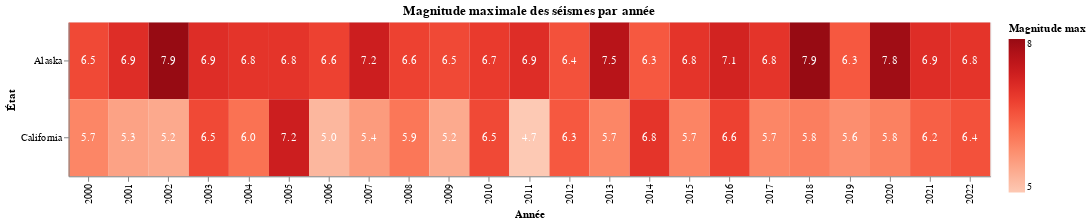

Here is the notebook cell this chart was saved with:
### Markdown cell above
# PARTIE 4: KEY FINDINGS

### Code cell
# Préparation données pour heatmap
heatmap_data = df.copy()
heatmap_data['magnitude_cat'] = pd.cut(
    heatmap_data['max_magnitude'],
    bins=[0, 3, 5, 7, 10],
    labels=['<3 (Mineur)', '3-5 (Modéré)', '5-7 (Fort)', '>7 (Majeur)']
)

heatmap = alt.Chart(heatmap_data).mark_rect().encode(
    x=alt.X('year:O', title='Année'),
    y=alt.Y('state:N', title='État'),
    color=alt.Color('max_magnitude:Q', 
                   title='Magnitude max',
                   scale=alt.Scale(scheme='reds')),
    tooltip=['year:O', 'state:N', 'max_magnitude:Q', 'n_earthquakes:Q']
).properties(
    width=chart_width,
    height=150,
    title='Magnitude maximale des séismes par année'
)

# Ajout texte
text = heatmap.mark_text(baseline='middle').encode(
    text=alt.Text('max_magnitude:Q', format='.1f'),
    color=alt.value('white')
)

heatmap_full = heatmap + text
heatmap_full

### Figure 1 — Vega-Lite specification as saved in the notebook (floating-point values rounded to 4 significant figures)
{"config": {"view": {"continuousWidth": 300, "continuousHeight": 300}}, "layer": [{"mark": {"type": "rect"}, "encoding": {"color": {"field": "max_magnitude", "scale": {"scheme": "reds"}, "title": "Magnitude max", "type": "quantitative"}, "tooltip": [{"field": "year", "type": "ordinal"}, {"field": "state", "type": "nominal"}, {"field": "max_magnitude", "type": "quantitative"}, {"field": "n_earthquakes", "type": "quantitative"}], "x": {"field": "year", "title": "Année", "type": "ordinal"}, "y": {"field": "state", "title": "État", "type": "nominal"}}, "title": "Magnitude maximale des séismes par année"}, {"mark": {"type": "text", "baseline": "middle"}, "encoding": {"color": {"value": "white"}, "text": {"field": "max_magnitude", "format": ".1f", "type": "quantitative"}, "tooltip": [{"field": "year", "type": "ordinal"}, {"field": "state", "type": "nominal"}, {"field": "max_magnitude", "type": "quantitative"}, {"field": "n_earthquakes", "type": "quantitative"}], "x": {"field": "year", "title": "Année", "type": "ordinal"}, "y": {"field": "state", "title": "État", "type": "nominal"}}, "title": "Magnitude maximale des séismes par année"}], "data": {"name": "data-ff4ec51994685c7a39602d95ec2ce3e1"}, "height": 150, "width": 900, "$schema": "https://vega.github.io/schema/vega-lite/v5.20.1.json", "datasets": {"data-ff4ec51994685c7a39602d95ec2ce3e1": [{"state": "Alaska", "state_fips": 2, "year": 2000, "n_earthquakes": 5085.0, "avg_magnitude": 2.145, "max_magnitude": 6.5, "avg_depth": 51.67, "n_properties": 2.0, "avg_price": 832000.0, "median_price": 832000.0, "avg_bedrooms": 4.0, "avg_bathrooms": 2.5, "magnitude_cat": "5-7 (Fort)"}, {"state": "Alaska", "state_fips": 2, "year": 2001, "n_earthquakes": 7609.0, "avg_magnitude": 2.018, "max_magnitude": 6.9, "avg_depth": 46.77, "n_properties": 3.0, "avg_price": 893000.0, "median_price": 650000.0, "avg_bedrooms": 5.0, "avg_bathrooms": 5.0, "magnitude_cat": "5-7 (Fort)"}, {"state": "Alaska", "state_fips": 2, "year": 2002, "n_earthquakes": 29940.0, "avg_magnitude": 1.718, "max_magnitude": 7.9, "avg_depth": 20.2, "n_properties": 2.0, "avg_price": 184500.0, "median_price": 184500.0, "avg_bedrooms": 2.5, "avg_bathrooms": 2.0, "magnitude_cat": ">7 (Majeur)"}, {"state": "Alaska", "state_fips": 2, "year": 2003, "n_earthquakes": 30100.0, "avg_magnitude": 1.622, "max_magnitude": 6.9, "avg_depth": 26.66, "n_properties": 3.0, "avg_price": 371000.0, "median_price": 319000.0, "avg_bedrooms": 3.667, "avg_bathrooms": 2.0, "magnitude_cat": "5-7 (Fort)"}, {"state": "Alaska", "state_fips": 2, "year": 2004, "n_earthquakes": 22900.0, "avg_magnitude": 1.641, "max_magnitude": 6.8, "avg_depth": 37.62, "n_properties": 11.0, "avg_price": 797900.0, "median_price": 648000.0, "avg_bedrooms": 4.636, "avg_bathrooms": 3.727, "magnitude_cat": "5-7 (Fort)"}, {"state": "Alaska", "state_fips": 2, "year": 2005, "n_earthquakes": 16890.0, "avg_magnitude": 1.838, "max_magnitude": 6.8, "avg_depth": 38.67, "n_properties": 7.0, "avg_price": 689600.0, "median_price": 579000.0, "avg_bedrooms": 5.571, "avg_bathrooms": 3.714, "magnitude_cat": "5-7 (Fort)"}, {"state": "Alaska", "state_fips": 2, "year": 2006, "n_earthquakes": 19370.0, "avg_magnitude": 1.932, "max_magnitude": 6.6, "avg_depth": 36.14, "n_properties": 10.0, "avg_price": 487500.0, "median_price": 506000.0, "avg_bedrooms": 4.4, "avg_bathrooms": 2.8, "magnitude_cat": "5-7 (Fort)"}, {"state": "Alaska", "state_fips": 2, "year": 2007, "n_earthquakes": 21540.0, "avg_magnitude": 1.816, "max_magnitude": 7.2, "avg_depth": 32.99, "n_properties": 9.0, "avg_price": 504100.0, "median_price": 499000.0, "avg_bedrooms": 4.444, "avg_bathrooms": 3.444, "magnitude_cat": ">7 (Majeur)"}, {"state": "Alaska", "state_fips": 2, "year": 2008, "n_earthquakes": 28580.0, "avg_magnitude": 1.683, "max_magnitude": 6.6, "avg_depth": 29.35, "n_properties": 8.0, "avg_price": 391800.0, "median_price": 400000.0, "avg_bedrooms": 3.875, "avg_bathrooms": 2.625, "magnitude_cat": "5-7 (Fort)"}, {"state": "Alaska", "state_fips": 2, "year": 2009, "n_earthquakes": 24040.0, "avg_magnitude": 1.602, "max_magnitude": 6.5, "avg_depth": 34.36, "n_properties": 6.0, "avg_price": 317600.0, "median_price": 300000.0, "avg_bedrooms": 2.667, "avg_bathrooms": 2.167, "magnitude_cat": "5-7 (Fort)"}, {"state": "Alaska", "state_fips": 2, "year": 2010, "n_earthquakes": 27080.0, "avg_magnitude": 1.844, "max_magnitude": 6.7, "avg_depth": 32.31, "n_properties": 9.0, "avg_price": 492300.0, "median_price": 452000.0, "avg_bedrooms": 4.0, "avg_bathrooms": 2.778, "magnitude_cat": "5-7 (Fort)"}, {"state": "Alaska", "state_fips": 2, "year": 2011, "n_earthquakes": 23910.0, "avg_magnitude": 1.661, "max_magnitude": 6.9, "avg_depth": 37.42, "n_properties": 7.0, "avg_price": 501900.0, "median_price": 439000.0, "avg_bedrooms": 3.286, "avg_bathrooms": 2.714, "magnitude_cat": "5-7 (Fort)"}, {"state": "Alaska", "state_fips": 2, "year": 2012, "n_earthquakes": 26530.0, "avg_magnitude": 1.585, "max_magnitude": 6.4, "avg_depth": 37.04, "n_properties": 12.0, "avg_price": 649600.0, "median_price": 397400.0, "avg_bedrooms": 3.333, "avg_bathrooms": 2.833, "magnitude_cat": "5-7 (Fort)"}, {"state": "Alaska", "state_fips": 2, "year": 2013, "n_earthquakes": 26310.0, "avg_magnitude": 1.63, "max_magnitude": 7.5, "avg_depth": 41.39, "n_properties": 12.0, "avg_price": 493900.0, "median_price": 468900.0, "avg_bedrooms": 3.75, "avg_bathrooms": 2.917, "magnitude_cat": ">7 (Majeur)"}, {"state": "Alaska", "state_fips": 2, "year": 2014, "n_earthquakes": 36490.0, "avg_magnitude": 1.473, "max_magnitude": 6.3, "avg_depth": 37.93, "n_properties": 15.0, "avg_price": 377100.0, "median_price": 350000.0, "avg_bedrooms": 3.533, "avg_bathrooms": 2.333, "magnitude_cat": "5-7 (Fort)"}, {"state": "Alaska", "state_fips": 2, "year": 2015, "n_earthquakes": 32970.0, "avg_magnitude": 1.569, "max_magnitude": 6.8, "avg_depth": 40.96, "n_properties": 24.0, "avg_price": 437300.0, "median_price": 372200.0, "avg_bedrooms": 3.333, "avg_bathrooms": 2.667, "magnitude_cat": "5-7 (Fort)"}, {"state": "Alaska", "state_fips": 2, "year": 2016, "n_earthquakes": 35990.0, "avg_magnitude": 1.544, "max_magnitude": 7.1, "avg_depth": 42.01, "n_properties": 22.0, "avg_price": 437400.0, "median_price": 431000.0, "avg_bedrooms": 3.682, "avg_bathrooms": 2.591, "magnitude_cat": ">7 (Majeur)"}, {"state": "Alaska", "state_fips": 2, "year": 2017, "n_earthquakes": 41160.0, "avg_magnitude": 1.561, "max_magnitude": 6.8, "avg_depth": 35.37, "n_properties": 17.0, "avg_price": 504900.0, "median_price": 435000.0, "avg_bedrooms": 3.647, "avg_bathrooms": 2.529, "magnitude_cat": "5-7 (Fort)"}, {"state": "Alaska", "state_fips": 2, "year": 2018, "n_earthquakes": 51840.0, "avg_magnitude": 1.598, "max_magnitude": 7.9, "avg_depth": 29.83, "n_properties": 36.0, "avg_price": 491200.0, "median_price": 463500.0, "avg_bedrooms": 3.778, "avg_bathrooms": 2.889, "magnitude_cat": ">7 (Majeur)"}, {"state": "Alaska", "state_fips": 2, "year": 2019, "n_earthquakes": 46790.0, "avg_magnitude": 1.378, "max_magnitude": 6.3, "avg_depth": 28.91, "n_properties": 32.0, "avg_price": 471900.0, "median_price": 437000.0, "avg_bedrooms": 3.531, "avg_bathrooms": 2.594, "magnitude_cat": "5-7 (Fort)"}, {"state": "Alaska", "state_fips": 2, "year": 2020, "n_earthquakes": 46480.0, "avg_magnitude": 1.384, "max_magnitude": 7.8, "avg_depth": 30.28, "n_properties": 21.0, "avg_price": 509100.0, "median_price": 460000.0, "avg_bedrooms": 3.381, "avg_bathrooms": 2.81, "magnitude_cat": ">7 (Majeur)"}, {"state": "Alaska", "state_fips": 2, "year": 2021, "n_earthquakes": 45000.0, "avg_magnitude": 1.421, "max_magnitude": 6.9, "avg_depth": 34.25, "n_properties": 16.0, "avg_price": 436800.0, "median_price": 412500.0, "avg_bedrooms": 3.125, "avg_bathrooms": 2.375, "magnitude_cat": "5-7 (Fort)"}, {"state": "Alaska", "state_fips": 2, "year": 2022, "n_earthquakes": 48680.0, "avg_magnitude": 1.42, "max_magnitude": 6.8, "avg_depth": 37.48, "n_properties": 3.0, "avg_price": 552200.0, "median_price": 539000.0, "avg_bedrooms": 3.333, "avg_bathrooms": 2.0, "magnitude_cat": "5-7 (Fort)"}, {"state": "California", "state_fips": 6, "year": 2000, "n_earthquakes": 31980.0, "avg_magnitude": 1.466, "max_magnitude": 5.7, "avg_depth": 5.622, "n_properties": 909.0, "avg_price": 1412000.0, "median_price": 775000.0, "avg_bedrooms": 3.483, "avg_bathrooms": 2.758, "magnitude_cat": "5-7 (Fort)"}, {"state": "California", "state_fips": 6, "year": 2001, "n_earthquakes": 29830.0, "avg_magnitude": 1.49, "max_magnitude": 5.3, "avg_depth": 5.668, "n_properties": 899.0, "avg_price": 1131000.0, "median_price": 760000.0, "avg_bedrooms": 3.502, "avg_bathrooms": 2.732, "magnitude_cat": "5-7 (Fort)"}, {"state": "California", "state_fips": 6, "year": 2002, "n_earthquakes": 24680.0, "avg_magnitude": 1.373, "max_magnitude": 5.2, "avg_depth": 5.839, "n_properties": 1059.0, "avg_price": 1313000.0, "median_price": 799000.0, "avg_bedrooms": 3.547, "avg_bathrooms": 2.823, "magnitude_cat": "5-7 (Fort)"}, {"state": "California", "state_fips": 6, "year": 2003, "n_earthquakes": 27580.0, "avg_magnitude": 1.421, "max_magnitude": 6.5, "avg_depth": 6.089, "n_properties": 1292.0, "avg_price": 1156000.0, "median_price": 750000.0, "avg_bedrooms": 3.524, "avg_bathrooms": 2.714, "magnitude_cat": "5-7 (Fort)"}, {"state": "California", "state_fips": 6, "year": 2004, "n_earthquakes": 45420.0, "avg_magnitude": 1.281, "max_magnitude": 5.97, "avg_depth": 5.354, "n_properties": 1500.0, "avg_price": 1164000.0, "median_price": 714000.0, "avg_bedrooms": 3.562, "avg_bathrooms": 2.798, "magnitude_cat": "5-7 (Fort)"}, {"state": "California", "state_fips": 6, "year": 2005, "n_earthquakes": 40560.0, "avg_magnitude": 1.148, "max_magnitude": 7.2, "avg_depth": 5.229, "n_properties": 1453.0, "avg_price": 1134000.0, "median_price": 699000.0, "avg_bedrooms": 3.589, "avg_bathrooms": 2.811, "magnitude_cat": ">7 (Majeur)"}, {"state": "California", "state_fips": 6, "year": 2006, "n_earthquakes": 36260.0, "avg_magnitude": 1.114, "max_magnitude": 5.0, "avg_depth": 4.863, "n_properties": 1122.0, "avg_price": 1140000.0, "median_price": 699000.0, "avg_bedrooms": 3.503, "avg_bathrooms": 2.77, "magnitude_cat": "3-5 (Modéré)"}, {"state": "California", "state_fips": 6, "year": 2007, "n_earthquakes": 31250.0, "avg_magnitude": 1.143, "max_magnitude": 5.4, "avg_depth": 5.94, "n_properties": 949.0, "avg_price": 1558000.0, "median_price": 739000.0, "avg_bedrooms": 3.466, "avg_bathrooms": 2.81, "magnitude_cat": "5-7 (Fort)"}, {"state": "California", "state_fips": 6, "year": 2008, "n_earthquakes": 33850.0, "avg_magnitude": 1.09, "max_magnitude": 5.9, "avg_depth": 5.542, "n_properties": 1146.0, "avg_price": 1033000.0, "median_price": 670500.0, "avg_bedrooms": 3.515, "avg_bathrooms": 2.698, "magnitude_cat": "5-7 (Fort)"}, {"state": "California", "state_fips": 6, "year": 2009, "n_earthquakes": 37610.0, "avg_magnitude": 1.053, "max_magnitude": 5.19, "avg_depth": 5.462, "n_properties": 1244.0, "avg_price": 1018000.0, "median_price": 631000.0, "avg_bedrooms": 3.537, "avg_bathrooms": 2.65, "magnitude_cat": "5-7 (Fort)"}, {"state": "California", "state_fips": 6, "year": 2010, "n_earthquakes": 44960.0, "avg_magnitude": 1.045, "max_magnitude": 6.5, "avg_depth": 5.239, "n_properties": 1244.0, "avg_price": 1172000.0, "median_price": 660000.0, "avg_bedrooms": 3.499, "avg_bathrooms": 2.74, "magnitude_cat": "5-7 (Fort)"}, {"state": "California", "state_fips": 6, "year": 2011, "n_earthquakes": 45890.0, "avg_magnitude": 0.8962, "max_magnitude": 4.73, "avg_depth": 5.418, "n_properties": 1331.0, "avg_price": 1354000.0, "median_price": 695000.0, "avg_bedrooms": 3.477, "avg_bathrooms": 2.794, "magnitude_cat": "3-5 (Modéré)"}, {"state": "California", "state_fips": 6, "year": 2012, "n_earthquakes": 47880.0, "avg_magnitude": 0.9076, "max_magnitude": 6.3, "avg_depth": 5.033, "n_properties": 1470.0, "avg_price": 1247000.0, "median_price": 729400.0, "avg_bedrooms": 3.412, "avg_bathrooms": 2.717, "magnitude_cat": "5-7 (Fort)"}, {"state": "California", "state_fips": 6, "year": 2013, "n_earthquakes": 51140.0, "avg_magnitude": 0.8954, "max_magnitude": 5.69, "avg_depth": 5.302, "n_properties": 1830.0, "avg_price": 1364000.0, "median_price": 750000.0, "avg_bedrooms": 3.505, "avg_bathrooms": 2.792, "magnitude_cat": "5-7 (Fort)"}, {"state": "California", "state_fips": 6, "year": 2014, "n_earthquakes": 52930.0, "avg_magnitude": 0.9232, "max_magnitude": 6.8, "avg_depth": 4.924, "n_properties": 1905.0, "avg_price": 1298000.0, "median_price": 759800.0, "avg_bedrooms": 3.538, "avg_bathrooms": 2.854, "magnitude_cat": "5-7 (Fort)"}, {"state": "California", "state_fips": 6, "year": 2015, "n_earthquakes": 46150.0, "avg_magnitude": 0.966, "max_magnitude": 5.72, "avg_depth": 5.768, "n_properties": 2420.0, "avg_price": 1437000.0, "median_price": 761200.0, "avg_bedrooms": 3.501, "avg_bathrooms": 2.879, "magnitude_cat": "5-7 (Fort)"}, {"state": "California", "state_fips": 6, "year": 2016, "n_earthquakes": 41280.0, "avg_magnitude": 0.9512, "max_magnitude": 6.6, "avg_depth": 5.811, "n_properties": 2659.0, "avg_price": 1318000.0, "median_price": 745000.0, "avg_bedrooms": 3.498, "avg_bathrooms": 2.829, "magnitude_cat": "5-7 (Fort)"}, {"state": "California", "state_fips": 6, "year": 2017, "n_earthquakes": 42840.0, "avg_magnitude": 0.9516, "max_magnitude": 5.7, "avg_depth": 5.27, "n_properties": 3111.0, "avg_price": 1293000.0, "median_price": 729000.0, "avg_bedrooms": 3.565, "avg_bathrooms": 2.86, "magnitude_cat": "5-7 (Fort)"}, {"state": "California", "state_fips": 6, "year": 2018, "n_earthquakes": 35700.0, "avg_magnitude": 0.9173, "max_magnitude": 5.8, "avg_depth": 5.671, "n_properties": 3138.0, "avg_price": 1446000.0, "median_price": 715000.0, "avg_bedrooms": 3.505, "avg_bathrooms": 2.837, "magnitude_cat": "5-7 (Fort)"}, {"state": "California", "state_fips": 6, "year": 2019, "n_earthquakes": 55980.0, "avg_magnitude": 0.9967, "max_magnitude": 5.58, "avg_depth": 5.581, "n_properties": 3252.0, "avg_price": 1191000.0, "median_price": 699000.0, "avg_bedrooms": 3.549, "avg_bathrooms": 2.845, "magnitude_cat": "5-7 (Fort)"}, {"state": "California", "state_fips": 6, "year": 2020, "n_earthquakes": 53430.0, "avg_magnitude": 0.9698, "max_magnitude": 5.77, "avg_depth": 6.129, "n_properties": 2783.0, "avg_price": 1106000.0, "median_price": 689000.0, "avg_bedrooms": 3.539, "avg_bathrooms": 2.8, "magnitude_cat": "5-7 (Fort)"}, {"state": "California", "state_fips": 6, "year": 2021, "n_earthquakes": 47770.0, "avg_magnitude": 1.05, "max_magnitude": 6.2, "avg_depth": 5.84, "n_properties": 32600.0, "avg_price": 987100.0, "median_price": 699000.0, "avg_bedrooms": 3.289, "avg_bathrooms": 2.489, "magnitude_cat": "5-7 (Fort)"}, {"state": "California", "state_fips": 6, "year": 2022, "n_earthquakes": 39540.0, "avg_magnitude": 0.9984, "max_magnitude": 6.4, "avg_depth": 5.998, "n_properties": 78640.0, "avg_price": 1001000.0, "median_price": 725000.0, "avg_bedrooms": 3.255, "avg_bathrooms": 2.482, "magnitude_cat": "5-7 (Fort)"}]}}
